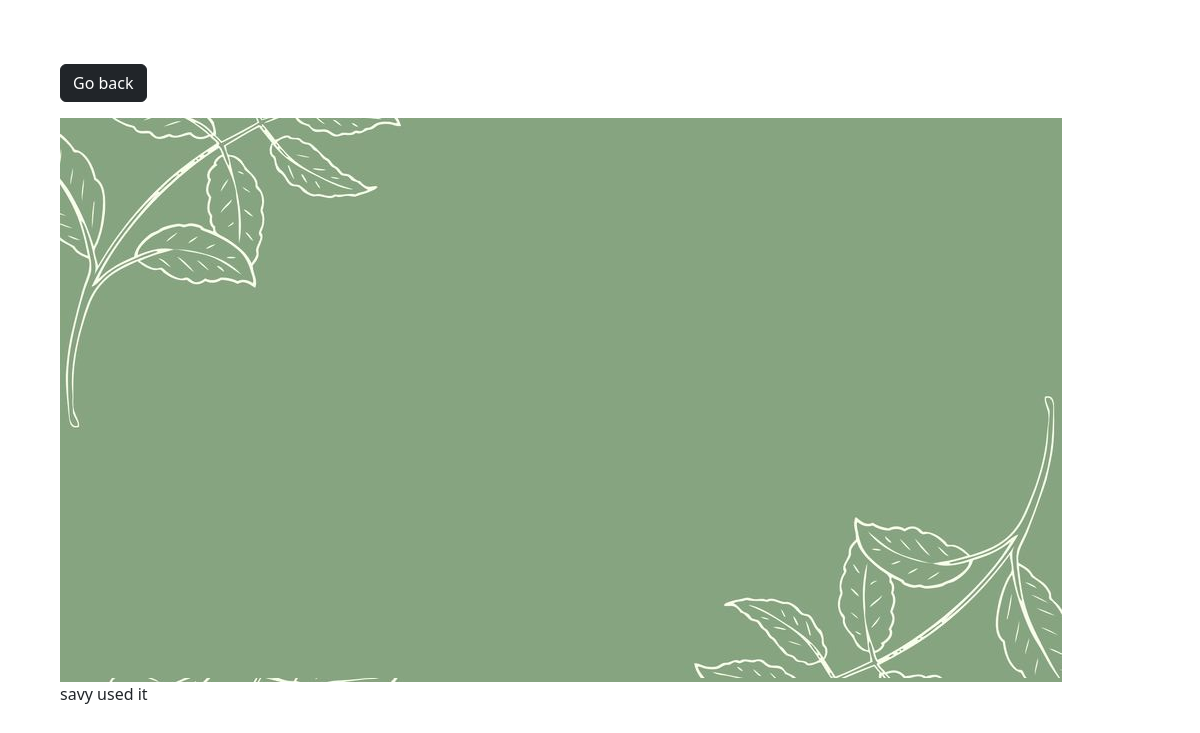
The app's page /photo/1add/, older data.
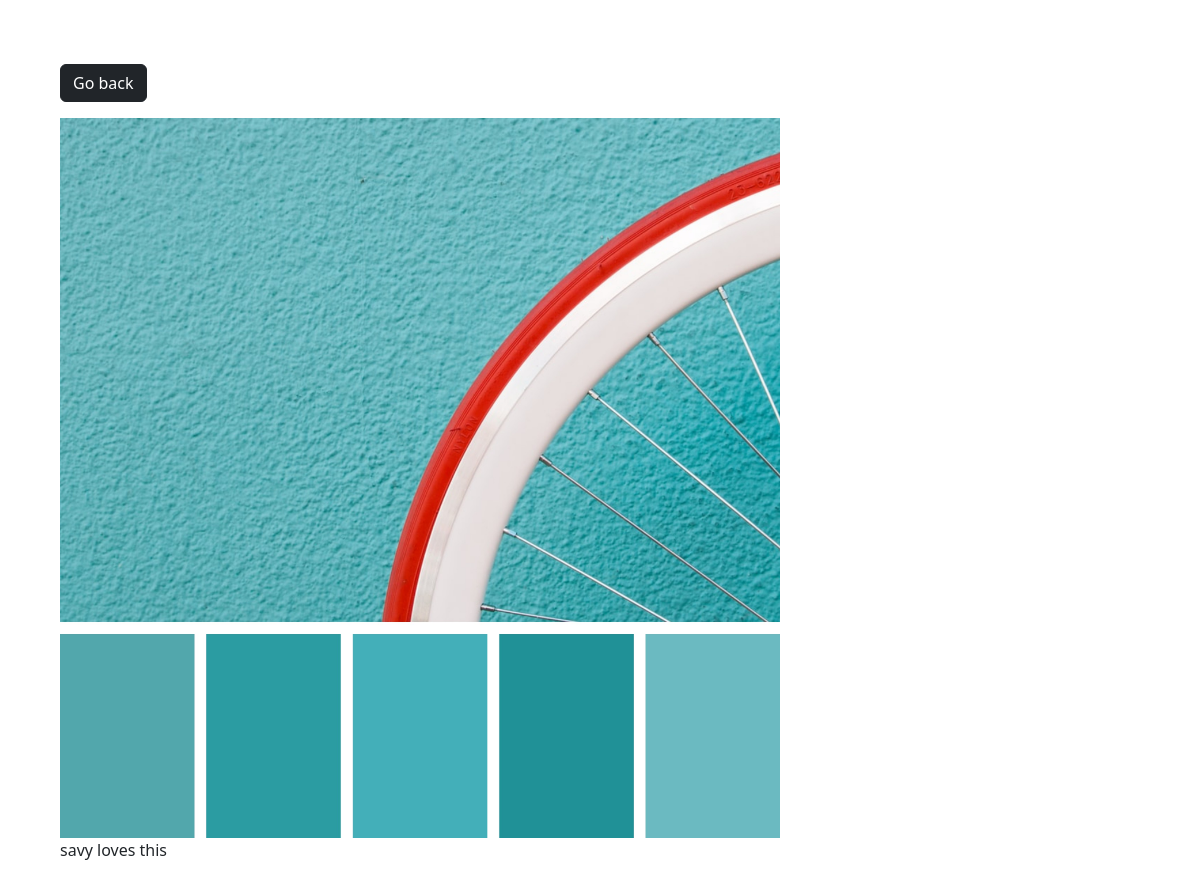
The same page, newer data.
### photos/models.py (models this page shows, shortened)
class Photo(models.Model):
    category = models.ForeignKey(Category,on_delete=models.SET_NULL, null=True, blank=True)
    image = models.ImageField(null=False,blank=False)
    description = models.TextField()

### photos/views.py (the view)
# urls.py: path('photo/<str:pk>add/',views.viewPhoto,name='photo'),
def viewPhoto(request, pk):
    photo = Photo.objects.get(id=pk)
    return render(request,'photos/photo.html',{'photo':photo})

### photos/templates/photos/photo.html (shortened to what this page needs)
<!DOCTYPE html>
<html lang="en">
<head>
    <link href="https://cdn.jsdelivr.net/npm/bootstrap@5.2.0-beta1/dist/css/bootstrap.min.css" rel="stylesheet"
>
</head>
<body class="m-5">
    <div class="container">
        <div class="row justify-content-centre">
            <div class="col">
                <a href="{% url 'gallery' %}" class="btn btn-dark my-3">Go back</a>
                <div style="height: 90vh;">
                    <img style="max-width: 100%; max-height: 100%;" src="{{photo.image.url}}"
                        alt="">
                        <p>{{photo.description}}</p>
                </div>
            </div>
        </div>
    </div>
</body>
</html>

Row changes from the older to the newer data that the page shows:
changed Photo: image: a different picture; description "savy used it" → "savy loves this"
